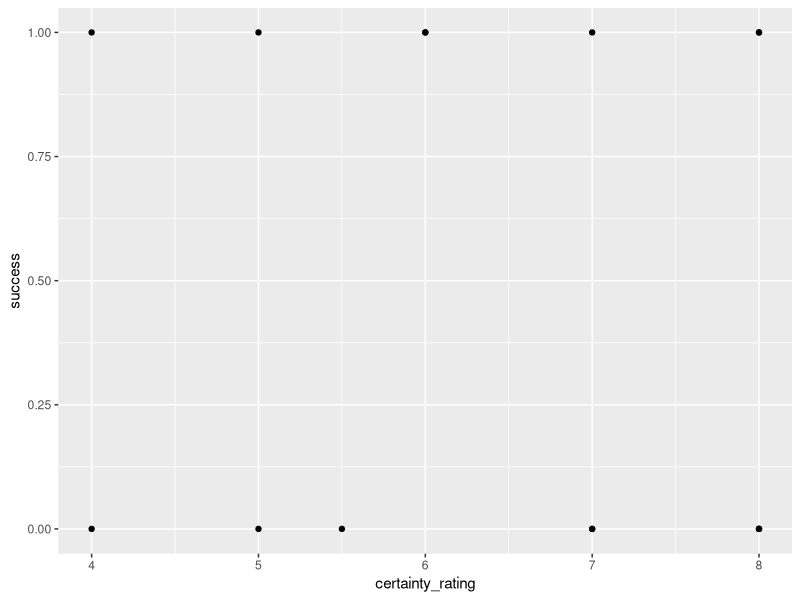

Recreate this plot in R.
stories = read.csv("stories.csv")

library(tidyverse)

stories = 
stories %>%
  mutate(
    success.failure = 
      trimws(success.failure)
  )

stories = 
stories %>%
  mutate(
    success = ifelse(
      success.failure == "success",
                     1,0))

summary(stories) #7 of 15

sum(dbinom(7:15, 15, 1/3))


stories %>%
  ggplot(aes(certainty_rating, success)) +
  geom_point()

stories %>%
  group_by(success.failure) %>%
  summarize(mu = mean(certainty_rating),
            sigma = sd(certainty_rating))

m = lm(success ~ certainty_rating,
   data=stories)

summary(m)

m2 = glm(success ~ certainty_rating,
       data=stories, family="binomial")
summary(m2)
